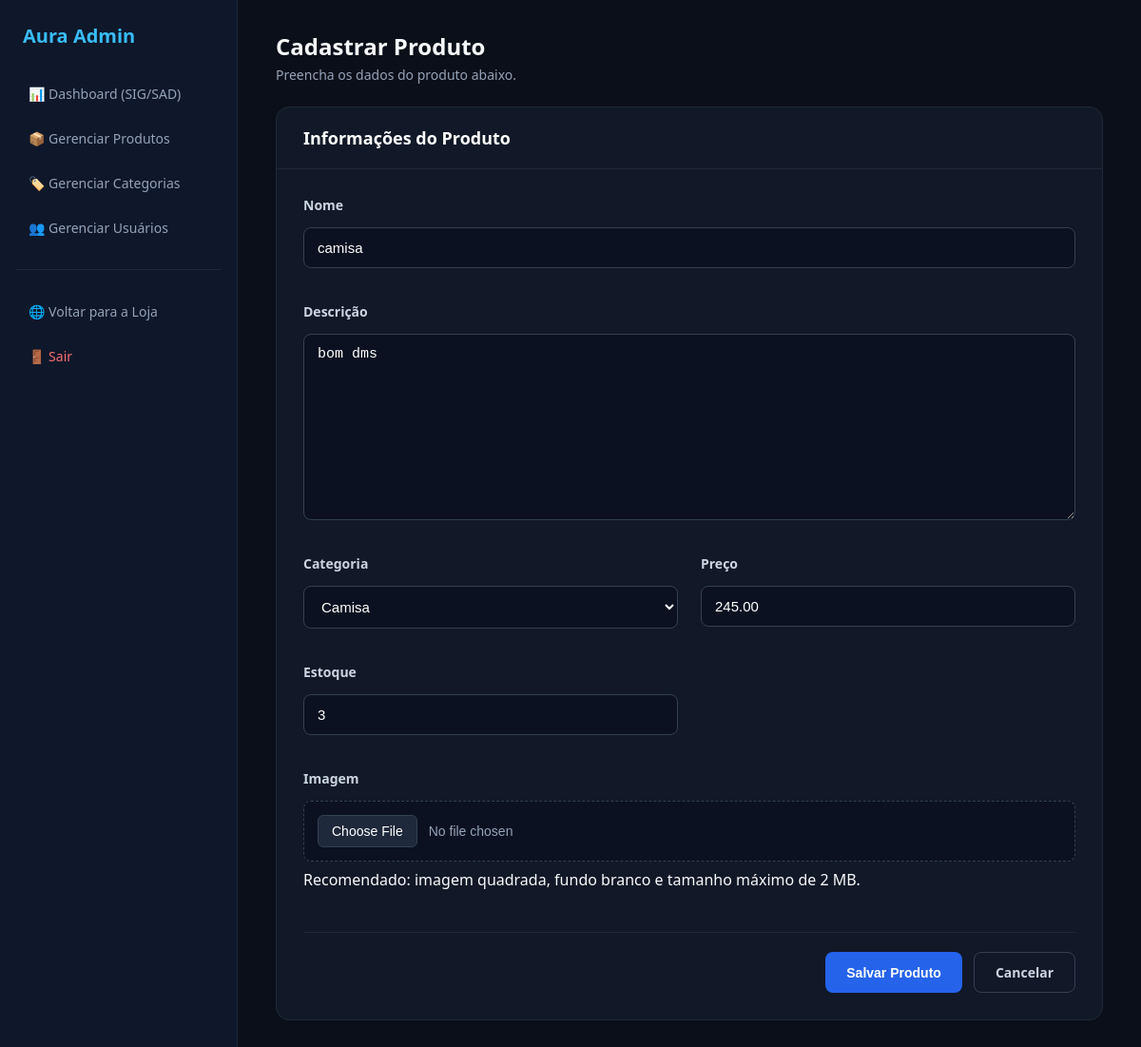
The app's page /produto/produtos/editar/1/ (signed in), older data.
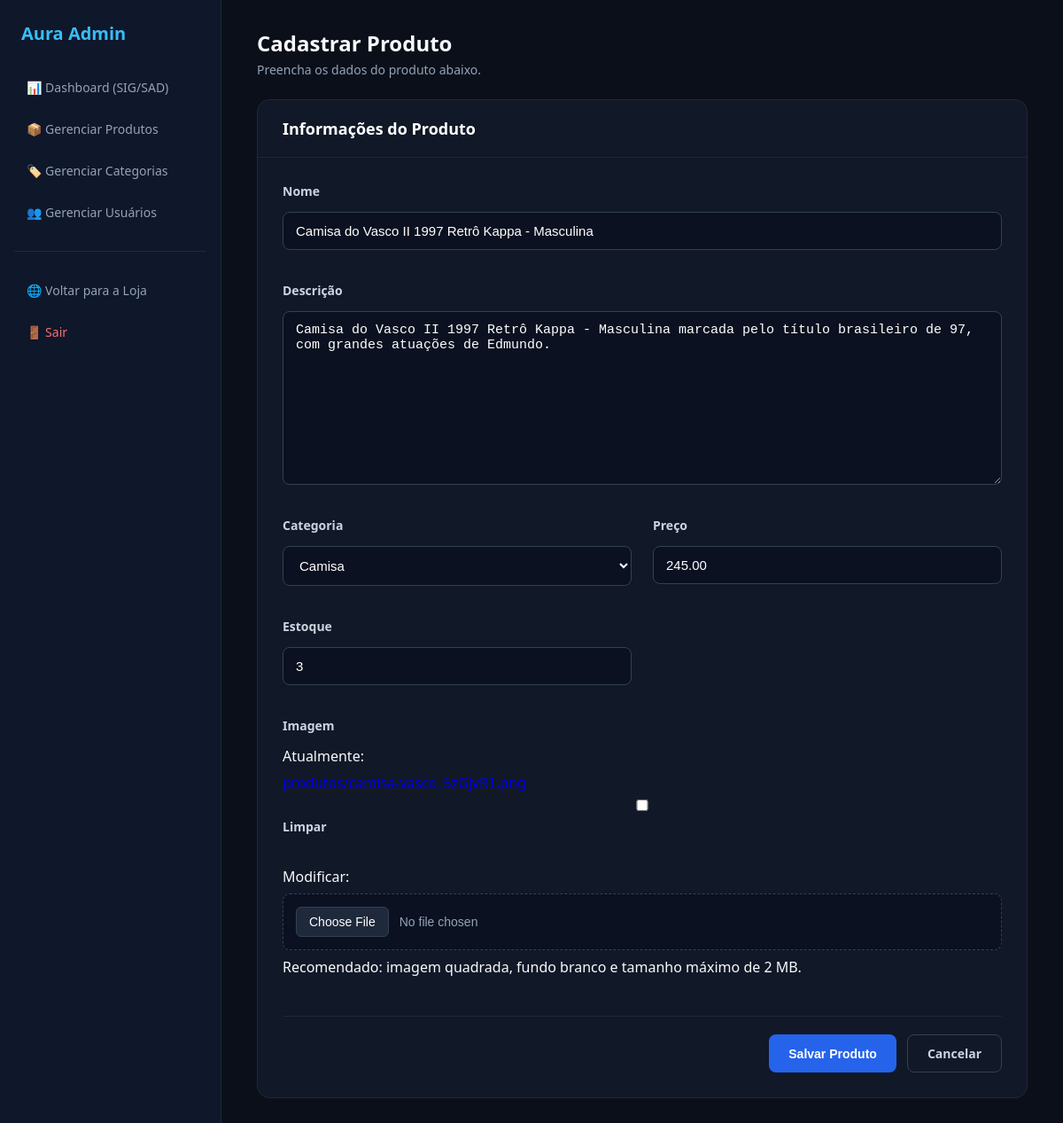
The same page, newer data.
### produtos/models.py (models this page shows, shortened)
class Produto(models.Model):
    nome = models.CharField("Nome", max_length=120)
    descricao = models.TextField("Descrição")
    preco = models.DecimalField("Preço", max_digits=10, decimal_places=2)
    estoque = models.IntegerField("Estoque")
    categoria = models.ForeignKey(
    Categoria,
    on_delete=models.SET_NULL,
    null=True,
    blank=True
    )
    imagem = models.ImageField(
        "Imagem",
        upload_to="produtos/",
        null=True,
        blank=True
    )

### produtos/views.py (the view)
    def _wrapped_view(request, *args, **kwargs):
        if not request.user.is_authenticated:
            return redirect('login')
        if not request.user.is_staff:
            messages.error(request, 'Acesso restrito a administradores.')
            return redirect('meus_dados')
        return view_func(request, *args, **kwargs)

### produtos/forms.py (shortened to what this page needs)
class ProdutoForm(forms.ModelForm):
    categoria = forms.ModelChoiceField(
    queryset=Categoria.objects.all(),
    empty_label="Selecione uma categoria"
    )
    class Meta:
        model = Produto
        fields = ['nome', 'descricao', 'categoria', 'preco', 'estoque', 'imagem']

### produtos/models.py (called while the page is built)
    def __str__(self):
        return self.nome

### produtos/views.py (called while the page is built)
def staff_required(view_func):
    def _wrapped_view(request, *args, **kwargs):
        if not request.user.is_authenticated:
            return redirect('login')
        if not request.user.is_staff:
            messages.error(request, 'Acesso restrito a administradores.')
            return redirect('meus_dados')
        return view_func(request, *args, **kwargs)
    return _wrapped_view

@staff_required
def produto_editar(request, id):
    produto = get_object_or_404(Produto, pk=id)
    form = ProdutoForm(request.POST or None, request.FILES or None, instance=produto)
    context = {
        "pagina": "produtos_1",
        'form': form
    }
    if form.is_valid():
        form.save()
        messages.success(request, 'Produto atualizado.')
        return redirect('produtos')
    return render(request, 'privado/add_produtos.html', context)

### produtos/templates/privado/add_produtos.html (shortened to what this page needs)
{% extends 'privado/base.html' %}
{% block conteudo %}
<main class="main">
    <div>
        <h1 class="page-title">Cadastrar Produto</h1>
        <p class="page-subtitle">
            Preencha os dados do produto abaixo.
        </p>
    </div>
    <div class="section-card">
        <div class="section-card-header">
            <h2>Informações do Produto</h2>
        </div>
        <div class="section-card-body">
            <form method="POST" enctype="multipart/form-data">
                <div class="form-section">
                    <div class="form-group full">
                        <label>Nome</label>
                        {{ form.nome }}
                    </div>
                    <div class="form-group full">
                        <label>Descrição</label>
                        {{ form.descricao }}
                    </div>
                    <div class="form-group">
                        <label aria-placeholder="Selecione a Categoria">Categoria</label>
                        {{ form.categoria }}
                    </div>
                    <div class="form-group">
                        <label>Preço</label>
                        {{ form.preco }}
                    </div>
                    <div class="form-group">
                        <label>Estoque</label>
                        {{ form.estoque }}
                    </div>
                    <div class="form-group full">
                        <label>Imagem</label>
                        {{ form.imagem }}
                        <span class="hint">
                            Recomendado: imagem quadrada, fundo branco e tamanho máximo de 2 MB.
                        </span>
                    </div>
                </div>
                <div class="form-actions">
                    <button type="submit" class="btn-form-primary">
                        Salvar Produto
                    </button>
                    <a href="{% url 'produtos' %}" class="btn-form-secondary">
                        Cancelar
                    </a>
                </div>
            </form>
        </div>
    </div>
</main>
{% endblock %}

Row changes from the older to the newer data that the page shows:
changed Produto "Camisa": nome "camisa" → "Camisa do Vasco II 1997 Retrô Kappa - Masculina"; descricao "bom dms" → "Camisa do Vasco II 1997 Retrô Kappa - Masculina marcada pelo título brasileiro de 97, com grandes atuações de Edmundo."
Text that changed along with them:
form field imagem: (not shown) → "☐"
text now shown: "Atualmente: Limpar Modificar:"
